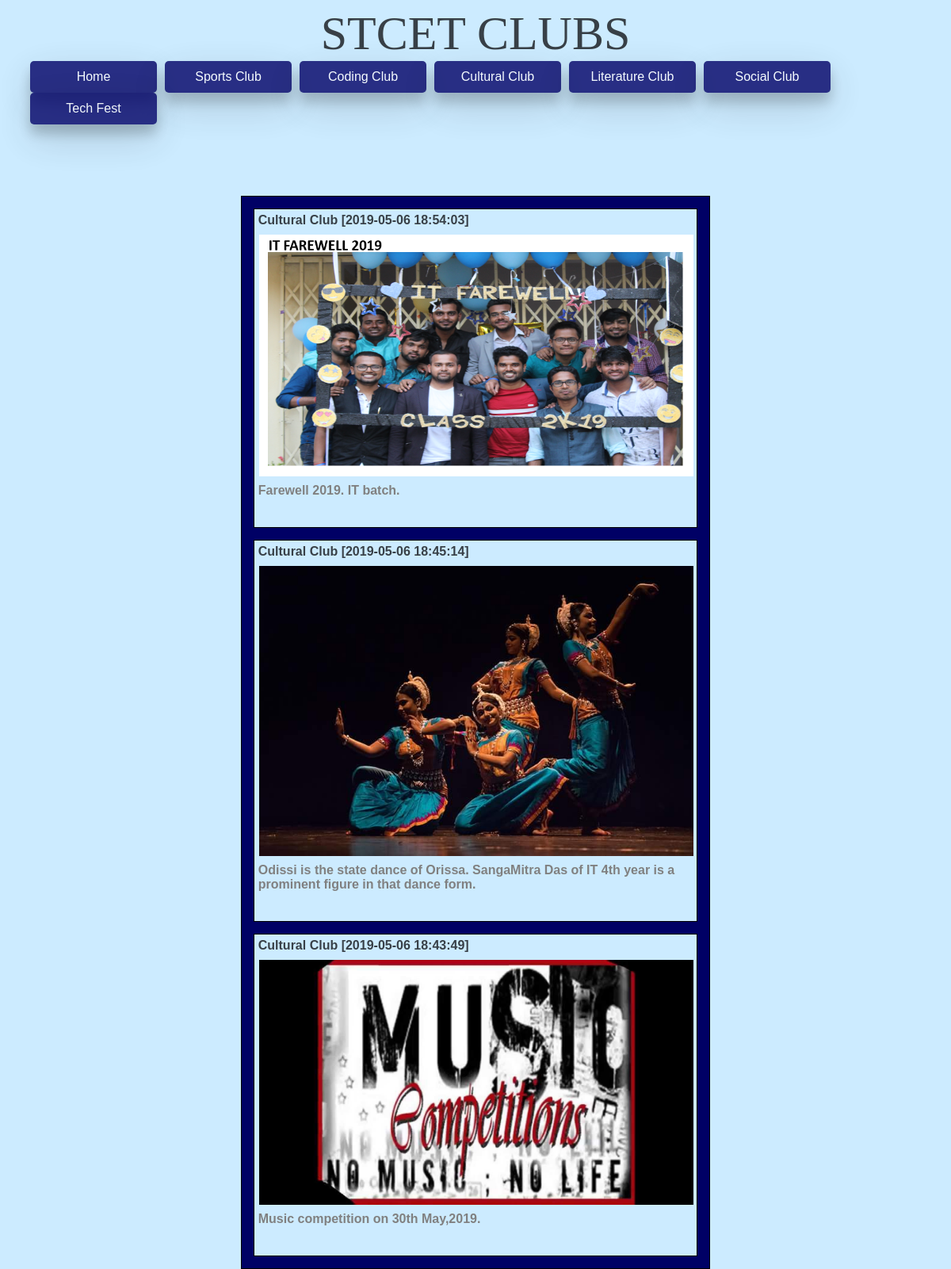
/cultural/culturehome.php, run on the app's committed database.
### tables this page shows
CREATE TABLE `files` (
  `file_id` int(11) NOT NULL,
  `name` varchar(255) DEFAULT NULL,
  `description` varchar(500) NOT NULL,
  `img_dir` varchar(255) DEFAULT NULL,
  `club_id` int(11) NOT NULL,
  `time` timestamp NULL DEFAULT CURRENT_TIMESTAMP ON UPDATE CURRENT_TIMESTAMP
);

### cultural/culturehome.php (the view, shortened to what this page needs)
<?php require '../connection.php'; ?>
<!DOCTYPE html>
<html>
<head>
    <link rel="stylesheet" href="../style.css">
</head>
<body>
    <center>
    <header >STCET CLUBS</header>
    </center>
            <div id="menu-bar">
                <ul>
                    <li><a href="../home.php" id="home-button">Home</a>
                        </li>
                    <li><a>Sports Club</a>
                    </li>
                    <li><a>Coding Club</a>
                    </li>
                    <li><a>Cultural Club</a>
                    </li>
                    <li><a>Literature Club</a>
                    </li>
                    <li><a>Social Club</a>
                    </li>
                    <li><a>Tech Fest</a>
                    </li>
                </ul>
            </div>
<div id="content">
      <?php
       $sql="SELECT * FROM files WHERE club_id=3 ORDER BY time DESC";
       $result=mysqli_query($connection,$sql);
       function club($college_club)
       {
         if($college_club==1)
         {
          return "Sports Club";
         }
         elseif ($college_club==2)
         {
           return "Coding Club";
         }
         elseif ($college_club==3)
         {
           return "Cultural Club";
         }
         elseif ($college_club==4)
         {
           return "Literature Club";
         }
         elseif ($college_club==5)
         {
           return "Social Club";
         }
         else
         {
          return "Tech Fest";
         }
       }
       while ($row=mysqli_fetch_array($result))
       {
        if (is_null($row['img_dir']))
        {
           echo "<div id='img_div' >";
           echo "<p style=font-weight: bold;>".club($row['club_id'])." [".$row['time']."]"."</p>";
           echo "<p style=font-weight: bold;>".$row['name']."</p>";
           echo "<p id='description'>".$row['description']."</p>";
           echo "</div>";
        }
        else
        {
           echo "<div id='img_div' >";
           echo "<p style=font-weight: bold;>".club($row['club_id'])." [".$row['time']."]"."</p>";
           echo "<img src='../".$row['img_dir']."'>";
           echo "<p id='description'>".$row['description']."</p>";
           echo "</div>";
         }
       }
      ?>
  </div>
</body>
</html>

### style.css (style rules this page uses)
* { box-sizing: border-box; }
body { font-family: 'Nonito',sans-serif; color: #384047; background-color: #ccebff; }
header { font-size: 60px; font-family: "Times New Roman", Times, serif; }
#menu-bar ul { margin: 0px; padding: 0px; list-style: none; line-height: 60px; }
#menu-bar ul li { position: relative; left: 30px; float:left; width: 160px; height: 40px; background-color: #000066; opacity: .8; line-height: 40px; text-align: center; font-size: 16px; margin-right: 10px; box-shadow: 0 12px 16px 0 rgba(0,0,0,0.24), 0 17px 50px 0 rgba(0,0,0,0.19); cursor: pointer; -webkit-transition-duration: 0.4s; transition-duration: 0.4s; border-radius: 5px; }
#menu-bar ul li a { display: block; text-decoration: none; color: white; }
#content { position: relative; top: 150px; width:50%; margin: 20px auto; border:1px solid black; background-color: #000065; }
#img_div { width: 95%; padding: 5px; margin: 15px auto; border: 1px solid black; background-color: #ccebff; }
#img_div:after { content:""; display:block; clear: both; }
#img_div p { font-weight: bold; position: relative; bottom: 16px; }
img { position: relative; bottom: 24px; float: left; margin:1px; width:100%; height:100%; }
#description { position: relative; bottom: 20px; font-size: 16px; color: gray; font-style: normal; }

### data on the page
files: club "Cultural Club", time "2019-05-06 18:54:03", img_dir (picture), description "Farewell 2019. IT batch."
files: club "Cultural Club", time "2019-05-06 18:45:14", img_dir (picture), description "Odissi is the state dance of Orissa. SangaMitra Das of IT 4th year is a prominent figure in that dance form."
files: club "Cultural Club", time "2019-05-06 18:43:49", img_dir (placeholder picture), description "Music competition on 30th May,2019."
